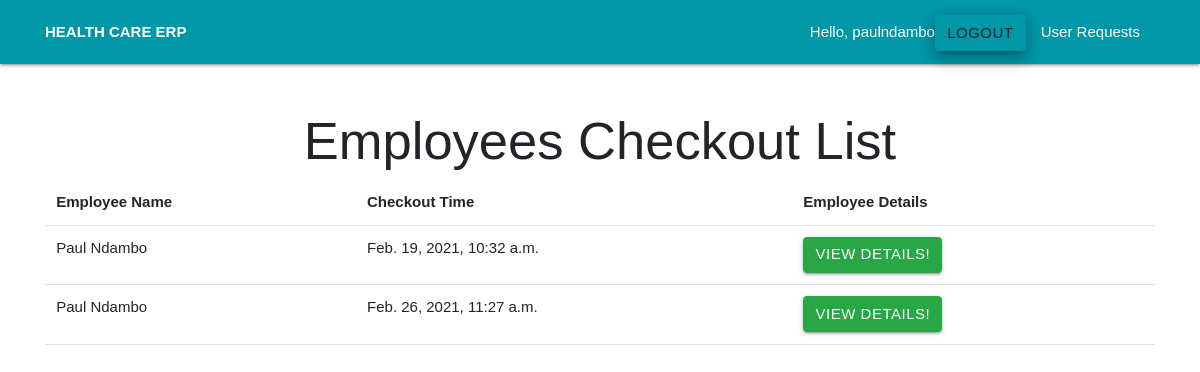
Page /HumanResource/employee_checkout/ (signed in) on the committed database.
### HumanResource/models.py (models this page shows, shortened)
class EmployeeCheckOut(models.Model):
    employee = models.ForeignKey(Attendance, on_delete=models.CASCADE)
    check_out_time = models.DateTimeField(default=timezone.now)
    class Meta:
        verbose_name = ("Employees Checkout Detail")
        verbose_name_plural = ("Employees Checkout Details")

class Attendance(models.Model):
    employee = models.ForeignKey(Employee, on_delete=models.CASCADE)
    check_in_time = models.DateTimeField(default=timezone.now)
    def __str__(self):
        return self.employee.name
    class Meta:
        verbose_name = ("Employees Checkin Record")
        verbose_name_plural = ("Employees Checkin Records")

class Employee(models.Model):
    employment_number = models.CharField(max_length=200, unique=True)
    name = models.CharField(max_length=200)
    slug = models.SlugField(max_length=200, unique=True)
    phone = models.CharField(max_length=200)
    email = models.EmailField()
    department = models.CharField(max_length=200, choices=DEPARTMENT_CHOICES)
    employment_date = models.DateTimeField()
    date_of_birth = models.DateTimeField()
    religion = models.CharField(max_length=200, choices=RELIGION_CHOICES)
    gender = models.CharField(max_length=200, choices=GENDER_CHOICES)
    skin_color = models.CharField(max_length=200)
    hair_color = models.CharField(max_length=200)
    height = models.CharField(max_length=200)
    address = models.CharField(max_length=200)
    city = models.CharField(max_length=200)
    country = models.CharField(max_length=200)
    nationality = models.CharField(max_length=200)
    personal_description = models.TextField(max_length=2000)
    profile_photo = models.ImageField(upload_to="pics")
    last_university_attended = models.CharField(max_length=500)
    highest_education_level = models.CharField(max_length=50, choices=HIGHEST_EDUCATION_CHOICES)
    graduation_year = models.DateTimeField(default=timezone.now)
    schools_attended = models.CharField(max_length=500)
    specialization = models.CharField(max_length=500)
    places_worked = models.TextField()
    class Meta:
        verbose_name = ("Employee Detail")
        verbose_name_plural = ("Employees Details")

### HumanResource/views.py (the view)
# urls.py: path("employee_checkout/", views.employee_checkout, name="employee_checkout"),
def employee_checkout(request):
    employee_checkouts = EmployeeCheckOut.objects.all()
    context = {
        "employee_checkouts": employee_checkouts
    }
    return render(request, "hr/checkout.html", context)

### HumanResource/templates/hr/checkout.html
{% extends "base_layout.html" %}
{% block heading %}
    <h1 class="display-4 text-center">Employees Checkout List</h1>
{% endblock heading %}
 {% block content %}
 <table class="table table-borderless">
     <thead class="border-bottom font-weight-bold">
         <tr>
             <td>Employee Name</td>
             <td>Checkout Time</td>
             <td>Employee Details</td>
         </tr>
     </thead>
     <tbody>
         {% for employee_checkout in employee_checkouts %}
            <tr>
                <td>{{ employee_checkout.employee }}</td>
                <td>{{ employee_checkout.check_out_time }}</td>
                <td><a href="{% url 'employees_checkout_details' employee_checkout.id %}" class="btn btn-success">View Details!</a></td>
            </tr>
         {% endfor %}
     </tbody>
 </table>
{% endblock %}

### templates/base_layout.html (shortened to what this page needs)
{% load static from static %}
<!DOCTYPE html>
<html>
<head>
    <link rel="stylesheet" href="https://cdnjs.cloudflare.com/ajax/libs/materialize/1.0.0/css/materialize.min.css">
    <link rel="stylesheet" href="{% static 'css/styles.css' %}">
    <link rel="stylesheet" href="{% static 'css/materialize.min.css' %}">
    <link rel="stylesheet" href="{% static 'css/bootstrap/bootstrap.css' %}">
    <link rel="stylesheet" href="{% static 'css/bootstrap/bootstrap.min.css' %}">
    <link rel="stylesheet" href="{% static 'css/bootstrap/bootstrap-grid.css' %}">
    <link rel="stylesheet" href="{% static 'css/bootstrap/bootstrap-reboot.css' %}">
    <link rel="stylesheet" href="{% static 'css/font-awesome/font-awesome.css' %}">
    <link rel="stylesheet" href="{% static 'css/font-awesome/brand.css' %}">
    <link rel="stylesheet" href="{% static 'css/font-awesome/solid.css' %}">
    <link rel="stylesheet" href="{% static 'css/custom/auth.css' %}">
</head>
<body>
    <header class="wrapper">
        <nav class="cyan darken-2">
            <div class="nav-wrapper container">
                <a href="/"> <b>HEALTH CARE ERP</b></a>
                <ul id="nav-mobile" class="right">
                    {% if user.is_authenticated %}
                    <li>Hello, {{ request.user.username }} </li>
                    <li>
                        <form class="logout-link" action="{% url 'accounts:logout' %}" method="post">
                            <button class="btn z-depth-3" type="submit">Logout</button>
                        </form>
                    </li>
                    {% if user.is_superuser %}
                    <li><a href="{% url 'accounts:requests' %}">User Requests</a></li>
                    {% endif %}
                    {% else %}
                    <li><a href="{% url 'accounts:login' %}">Login</a></li>
                    <li><a href="{% url 'accounts:signup' %}">Signup</a></li>
                    {% endif %}
                </ul>
            </div>
        </nav>
    </header>
    <div class="wrapper container mt-5">
        {% block heading %}
        {% endblock heading %}
        {% block content %}
        {% endblock %}
    </div>
</body>
</html>

### static/css/custom/auth.css (style rules this page uses)
* { margin: 0; padding: 0; font-family: sans-serif; }

### rows in the picture
EmployeeCheckOut: employee "Paul Ndambo", check_out_time "Feb. 19, 2021, 10:32 a.m."
EmployeeCheckOut: employee "Paul Ndambo", check_out_time "Feb. 26, 2021, 11:27 a.m."

### other values in the picture
{{ request.user.username }} "paulndambo"
